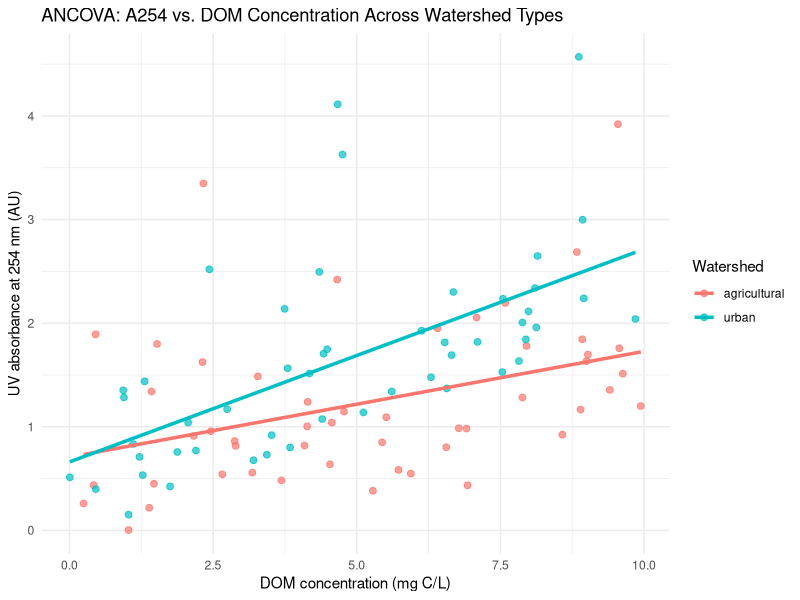
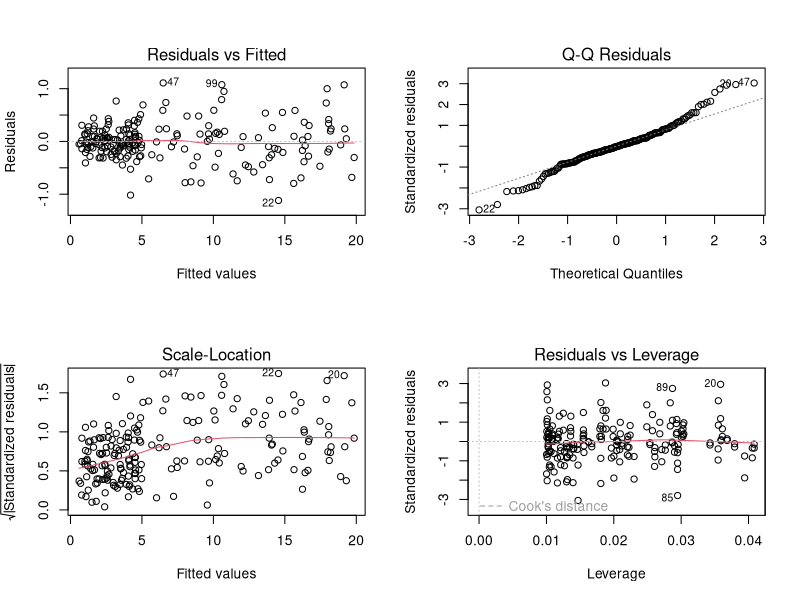
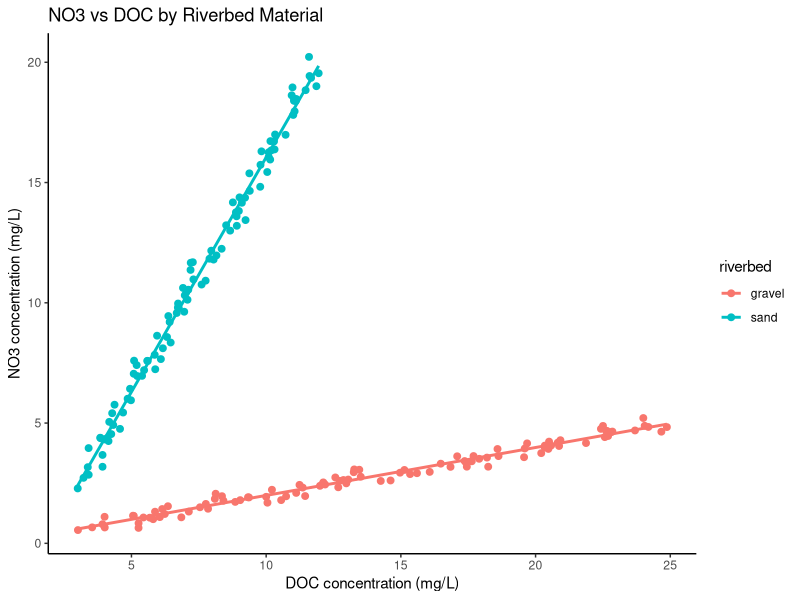

These charts were generated, in order, by the following R code:
##Created by Samantha Summerfield
##11/14/25
##HW 11 for ZOO800
##modified from HW 10


#------------------ Objective 1: ANCOVA Simulation: DOM Scenario ------------------#

#Variables (names & units):
###Response: A254 — UV absorbance at 254 nm (absorbance units, AU)
###Continuous predictor: DOM_conc — dissolved organic matter concentration (mg C/ L)
###Two-level factor: Watershed — agricultural vs urban (categorical)

set.seed(123)

# Sample size
n <- 100
n_group <- n/2

# Continuous predictor: DOM concentration (mg C/L) this is X!
DOM_conc <- runif(n, 0, 10)

# Categorical predictor: watershed type, these are the two categorical variables
Watershed <- factor(rep(c("agricultural", "urban"), each = n_group))

# ANCOVA structure here:

interaction <- TRUE   # TRUE = different slopes; FALSE = parallel slopes

# "True" intercepts and slopes for A254 ~ DOM_conc
# Agricultural watershed
beta0_ag <- 0.5
beta1_ag <- 0.12

# Urban watershed
beta0_urb <- 0.8
beta1_urb <- ifelse(interaction, 0.20, 0.12)

# Lognormal errors (centered)
err <- rlnorm(n, meanlog = 0, sdlog = 0.6)
err <- err - mean(err)

# Generate response variable: A254 absorbance (AU), absorbance is the Y!
A254 <- ifelse(Watershed == "agricultural",
               beta0_ag + beta1_ag * DOM_conc + err,
               beta0_urb + beta1_urb * DOM_conc + err)

# Combine into data frame
df <- data.frame(DOM_conc, A254, Watershed)

# Fit ANCOVA model
model <- lm(A254 ~ DOM_conc * Watershed, data = df)
summary(model)

# ------------------ Plot ------------------ #
library(ggplot2)

ggplot(df, aes(x = DOM_conc, y = A254, color = Watershed)) +
  geom_point(size = 2, alpha = 0.7) +
  geom_smooth(method = "lm", se = FALSE, linewidth = 1.2) +
  labs(
    title = ifelse(interaction,
                   "ANCOVA: A254 vs. DOM Concentration Across Watershed Types",
                   "ANCOVA with Parallel Slopes"),
    x = "DOM concentration (mg C/L)",
    y = "UV absorbance at 254 nm (AU)"
  ) +
  theme_minimal()


#save df as a .csv to send to partner
write.csv(df, "DOM_conc_abs_data.csv")



# my interpretation
# DOM concentration positively affects A254 in all watersheds.
# In urban watersheds, DOM has a stronger effect on A254 compared to reference watersheds.
# The baseline A254 in urban watersheds isn’t significantly different from reference watersheds when DOM = 0.
# DOM is the main driver of A254, and its effect is amplified in urban watersheds.

#####my scenario I made for this data, send to partner
#Water entering a drinking water treatment plant was sampled from tributaries surrounded by agricultural 
#and urban watersheds. DOM concentration(mg/L C) and the UV absorbance at 254 nm (A254) was measured to estimate
#DOM aromaticity. This looks to determine whether land-use influences DOM aromaticity (how 
#absorbance scales with concentration before treatment and if these differences will influence water quality). 

#Ecological question:
# Does DOM absorbance increase with DOM concentration in the same way for agricultural and urban 
# tributaries supplying the drinking water treatment plant?




#------------------ Objective 2: Partner(Maggie Phillips) Data Exploration ------------------#

# Ecological scenario
# This dataset contains simulated DOC (x) and NO3 (y) concentrations for a 
# gravel-bed and sand-bed river.
# “How well do DOC concentrations predict NO3 concentrations in rivers with 
# different bed materials?”
# DOC availability can influence denitrification, a process that removes NO3 
# from stream water, but NO3 removal is also affected by physical properties 
# of the riverbed. Gravel and sand differ in how long NO3-rich water remains 
# in zones where removal can occur, so the DOC–NO3 relationship may differ 
# between bed materials.

# Load packages
library(tidyverse)

# Read partner’s data
df <- read_csv("data_hw11.csv")

# Convert riverbed to factor (required for ANCOVA)
df$riverbed <- factor(df$riverbed)

# Full model (with interaction)
# NO3 ~ DOC * riverbed

full_mod <- lm(NO3 ~ DOC * riverbed, data = df)
summary(full_mod)


# Model selection: Remove non-significant terms based on p-values.
# Start with the interaction. If significant, keep it.

# Check interaction term, shows that these are all significant (three stars)
anova(full_mod)

# If interaction is NOT significant, we would remove it:
# reduced_mod1 <- lm(NO3 ~ DOC + riverbed, data = df)
# summary(reduced_mod1)

# BUT the interaction IS highly significant, so the model reduction stops here.
# The final model is the full model.

final_mod <- full_mod

# Final model summary

summary(final_mod)


# Plot diagnostics, not sure if this was needed but I wanted to practice it

par(mfrow=c(2,2))  
plot(final_mod)

par(mfrow=c(1,1))

# Visual the model like I did for my data

ggplot(df, aes(x = DOC, y = NO3, color = riverbed)) +
  geom_point(size = 2) +
  geom_smooth(method = "lm", se = FALSE) +
  theme_classic() +
  labs(title = "NO3 vs DOC by Riverbed Material",
       x = "DOC concentration (mg/L)",
       y = "NO3 concentration (mg/L)")

#####My interpretation of results
# The interaction between nutrient concentrations and riverbed material was 
# statistically significant, showing that the relationship between DOC and NO3 
# depends on whether the streambed is composed of sand or gravel. DOC predicts NO3 
# differently across bed types, suggesting that properties of the substrate 
# alter how efficiently NO3 leaves the substrate (denitrifies). 
# The effect of DOC on NO3 concentrations is different between 
# riverbed materials; answering the question that riverbed type modifies the DOC–NO3 relationship.


## Questions for part 4
#Check back with the partner who generated the data that you analyzed. 
#How does your answer compare to the truth? 

#How close are your parameter estimates to the true values?

####Answer: the graphs compared with my partner looks the same. I also found that the slope 
### for sand is 0.199 which is what Maggie had inputted and for gravel it was .195. maggie didn't
### originally input this, but when she went back to do the statistical test, it came back as 1.95
### due to the added error which changed it from her original 0.8


